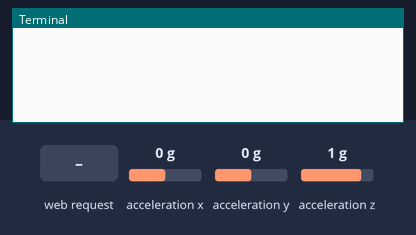
The program below on a simulated Raspberry Pi (BCM pin numbers). On the bench: the last lines printed to the terminal. The test bench sets the inputs (shaded band); at power-on: acceleration x 0 g, acceleration y 0 g, acceleration z 1 g. System figures (address, load, memory, disk, uptime) are fixed made-up values; library files of the repository ran but are not shown: adxl345.py.

Above: at 1.2 s.
1.3 s: HTTP request for / received
At 2.4 s:
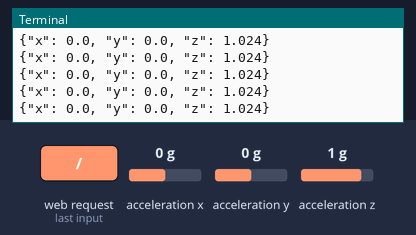
2.8 s: acceleration x set to -1.4 g
At 3.9 s:
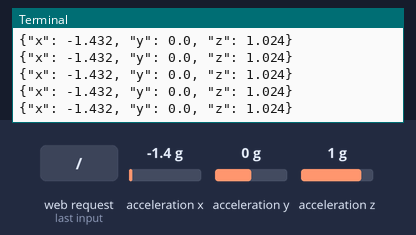
4.3 s: acceleration y set to -1.4 g
At 5.0 s:
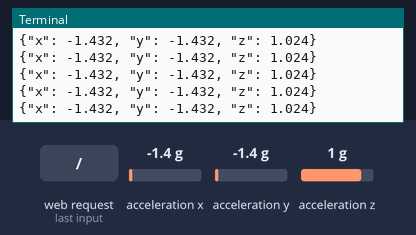
5.8 s: acceleration z set to -1.4 g
At 6.9 s:
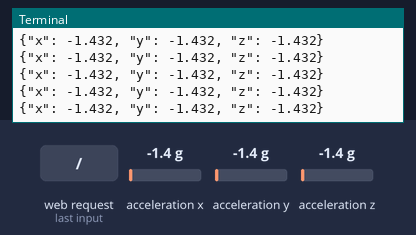

Measured:
- after the input at 1.3 s, the terminal: prints a new line at once (image 1)
- after the input at 2.8 s, the terminal: prints a new line at once (image 2)
- after the input at 4.3 s, the terminal: prints a new line at once (image 3)
- after the input at 5.8 s, the terminal: prints a new line at once (image 4)

The program:

unit2_server.py
```python
#!/usr/bin/env python3

from adxl345 import ADXL345
import socket
import numpy as np
import json
import time
import random

HOST = '??????' # sensor device's IP or hostname (localhost)
PORT = 65431    # Port to listen on (non-privileged ports are > 1023)

def get_graph_data():

    adxl345 = ADXL345()
    axes = adxl345.getAxes(True)

    graph_to_send = json.dumps({
        'x':axes['x'],
        'y':axes['y'],
        'z':axes['z']
    })
    return graph_to_send

with socket.socket(socket.AF_INET, socket.SOCK_STREAM) as s:
    s.bind((HOST, PORT))
    s.listen()
    conn, addr = s.accept()
    with conn:
        print('Connected by', addr)
        while True:
            # unuse
            data = conn.recv(1024)

            data = get_graph_data()
            print(data)
            conn.sendall(data.encode('utf-8'))
```
